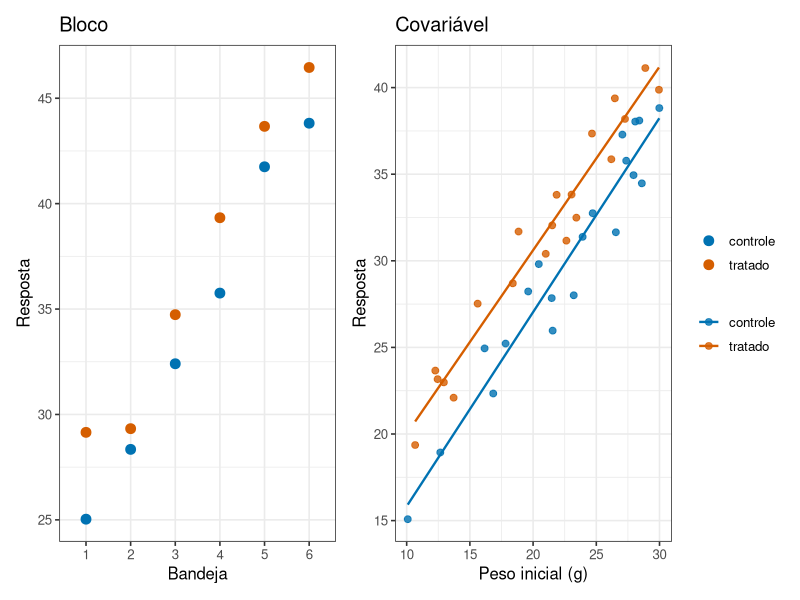

The R script that drew this image:
## ---- chunk 1
#| include: false
library(tidyverse)
theme_set(theme_bw(base_size = 12))
## ---- chunk 2
#| echo: false
#| label: fig-papeis-bloco-covariavel
#| fig-cap: "Duas maneiras de descontar uma variação conhecida. À esquerda, unidades agrupadas em bandejas; à direita, uma medida contínua registrada em cada unidade."
#| fig-alt: "Dois painéis. No da esquerda, seis colunas de pontos com médias crescentes, e em cada coluna o ponto do grupo tratado fica acima do controle. No da direita, uma nuvem de pontos ascendente com duas retas paralelas, a do grupo tratado acima da do controle."
#| fig-height: 3.6

bandejas <- tibble(
  bandeja = rep(1:6, each = 2),
  grupo = rep(c("controle", "tratado"), times = 6)
) |>
  mutate(resposta = 20 + 4 * bandeja + if_else(grupo == "tratado", 3, 0) + rnorm(12, 0, 1))

p_bloco <- ggplot(bandejas, aes(x = factor(bandeja), y = resposta, colour = grupo)) +
  geom_point(size = 3) +
  scale_colour_manual(values = c(controle = "#0072B2", tratado = "#D55E00")) +
  labs(title = "Bloco", x = "Bandeja", y = "Resposta", colour = NULL)

inicial <- tibble(
  peso_inicial = runif(40, 10, 30),
  grupo = rep(c("controle", "tratado"), length.out = 40)
) |>
  mutate(resposta = 5 + 1.1 * peso_inicial + if_else(grupo == "tratado", 3, 0) + rnorm(40, 0, 1.5))

p_cov <- ggplot(inicial, aes(x = peso_inicial, y = resposta, colour = grupo)) +
  geom_point(size = 2, alpha = 0.8) +
  geom_smooth(method = "lm", se = FALSE, linewidth = 0.8) +
  scale_colour_manual(values = c(controle = "#0072B2", tratado = "#D55E00")) +
  labs(title = "Covariável", x = "Peso inicial (g)", y = "Resposta", colour = NULL)

patchwork::wrap_plots(p_bloco, p_cov, ncol = 2, guides = "collect")
